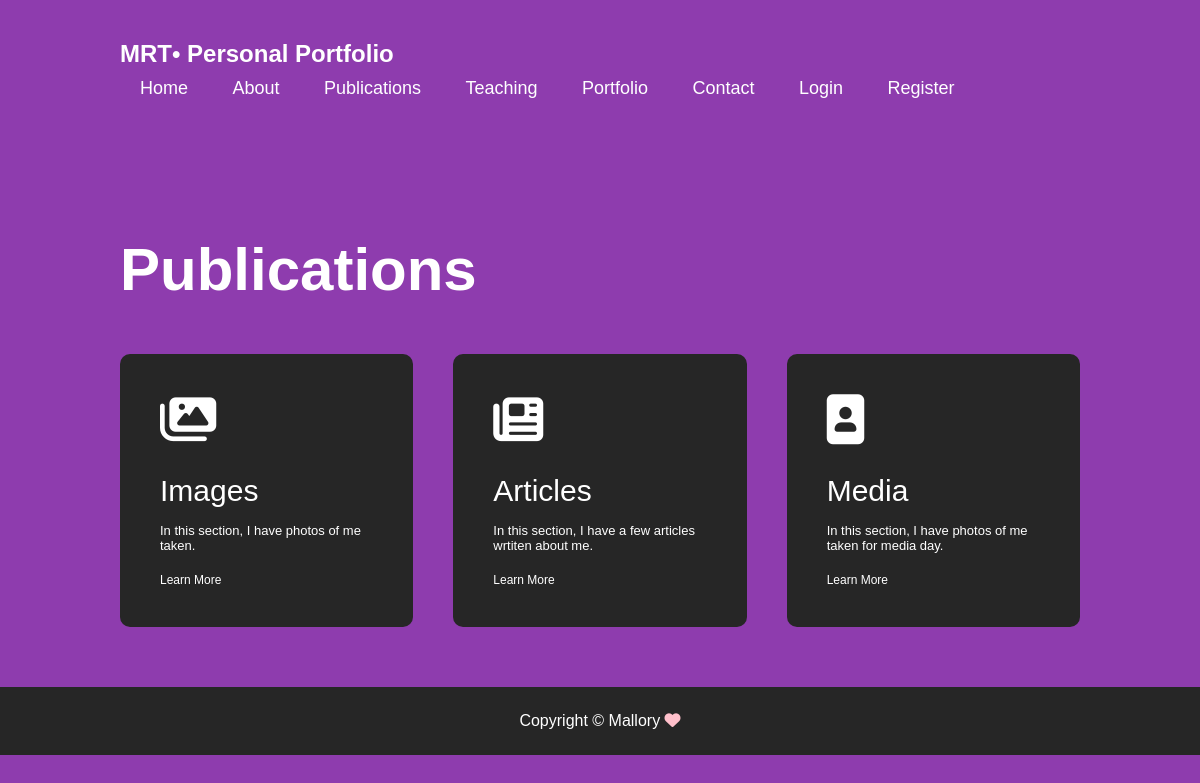
The page /Portfolio/publications.php on the database its author committed.
### tables this page shows
CREATE TABLE `publications` (
  `id` int NOT NULL,
  `icon` varchar(200) NOT NULL,
  `name` varchar(200) NOT NULL,
  `description` varchar(300) NOT NULL,
  `link` varchar(200) NOT NULL,
  `user_id` int NOT NULL
);

### Portfolio/publications.php (the view, shortened to what this page needs)
<!DOCTYPE html>
<html lang="en">
<head>
    <link rel="stylesheet" href="style.css">
</head>
<body>
<div id="services">
    <div class="container">
        <nav>
            <h1>MRT• Personal Portfolio</h1></a>
            <ul id="sidemenu">
                <li><a href="index.php">Home</a></li>
                <li><a href="about.php">About</a></li>
                <li><a href="publications.php">Publications</a></li>
                <li><a href="teaching.php">Teaching</a></li>
                <li><a href="portfolio.php">Portfolio</a></li>
                <li><a href="contact.php">Contact</a></li>
                <?php if (isset($_SESSION["username"])): ?>
                    <li><a href="#">Welcome, <?= htmlspecialchars($_SESSION["username"]) ?></a></li>
                    <li><a href="logout.php">Logout</a></li>
                <?php else: ?>
                    <li><a href="login.php">Login</a></li>
                    <li><a href="register.php">Register</a></li>
                <?php endif; ?>
            </ul>
        </nav>
        <br><br><br><br><br><br><br>
        <h1 class="subtitle">Publications</h1>
        <div class='services-list'>
        <?php
            $servername = "localhost";
            $username = "root";
            $password = "root";
            $database = "contact";
            $conn = new mysqli($servername, $username, $password, $database);
            $sql = "SELECT * FROM publications WHERE user_id = 1";
            $result = $conn->query($sql);
            if ($result && $result->num_rows > 0) {
                while ($row = $result->fetch_assoc()) {
                echo "
                    <div>
                        <i class='{$row['icon']}'></i>
                        <h2>{$row['name']}</h2>
                        <p>{$row['description']}</p>
                        <a href='{$row['link']}'>Learn More</a>
                ";
                echo "</div>";
            }
            } else {
            echo "<p>No services found.</p>";
            }
            ?>
        </div>
    </div>
</div>
<div class="copyright">
    <p>Copyright © Mallory <i class="fa-solid fa-heart"></i></p>
</div>
</body>
</html>

### Portfolio/style.css (style rules this page uses)
* { margin: 0; padding: 0; font-family: 'Poppins', sans-serif; box-sizing: border-box; }
html { scroll-behavior: smooth; }
body { background:rgba(111, 6, 152, 0.78); color: white; }
.container { padding: 10px 10%; }
nav { display: flex; align-items: center; justify-content: space-between; flex-wrap: wrap; position: sticky; top: 0; width: 100%; }
nav ul li { display: inline-block; list-style: none; margin: 10px 20px; }
nav ul li a { color: white; text-decoration: none; font-size: 18px; position: relative; }
nav ul li a::after { content: ''; width: 0; height: 3px; background: white; position: absolute; left: 0; bottom: -6px; transition: 0.5s; }
.subtitle { font-size: 60px; font-weight: 600; color: white; }
#services { padding: 30px 0; }
.services-list { display: grid; grid-template-columns: repeat(auto-fit, minmax(250px, 1fr)); grid-gap: 40px; margin-top: 50px; }
.services-list div { background: #262626; padding: 40px; font-size: 13px; font-weight: 300; border-radius: 10px; transition: background 0.5s, transform 0.5s; }
.services-list div i { font-size: 50px; margin-bottom: 30px; }
.services-list div h2 { font-size: 30px; font-weight: 500; margin-bottom: 15px; }
.services-list div a { text-decoration: none; color: white; font-size: 12px; margin-top: 20px; display: inline-block; }
.copyright { width: 100%; text-align: center; padding: 25px 0; background: #262626; font-weight: 300; margin-top: 20px; }
.copyright i { color: pink; }

### rows shown on the page
publications: name "Images", description "In this section, I have photos of me taken."
publications: name "Articles", description "In this section, I have a few articles wrtiten about me."
publications: name "Media", description "In this section, I have photos of me taken for media day."
